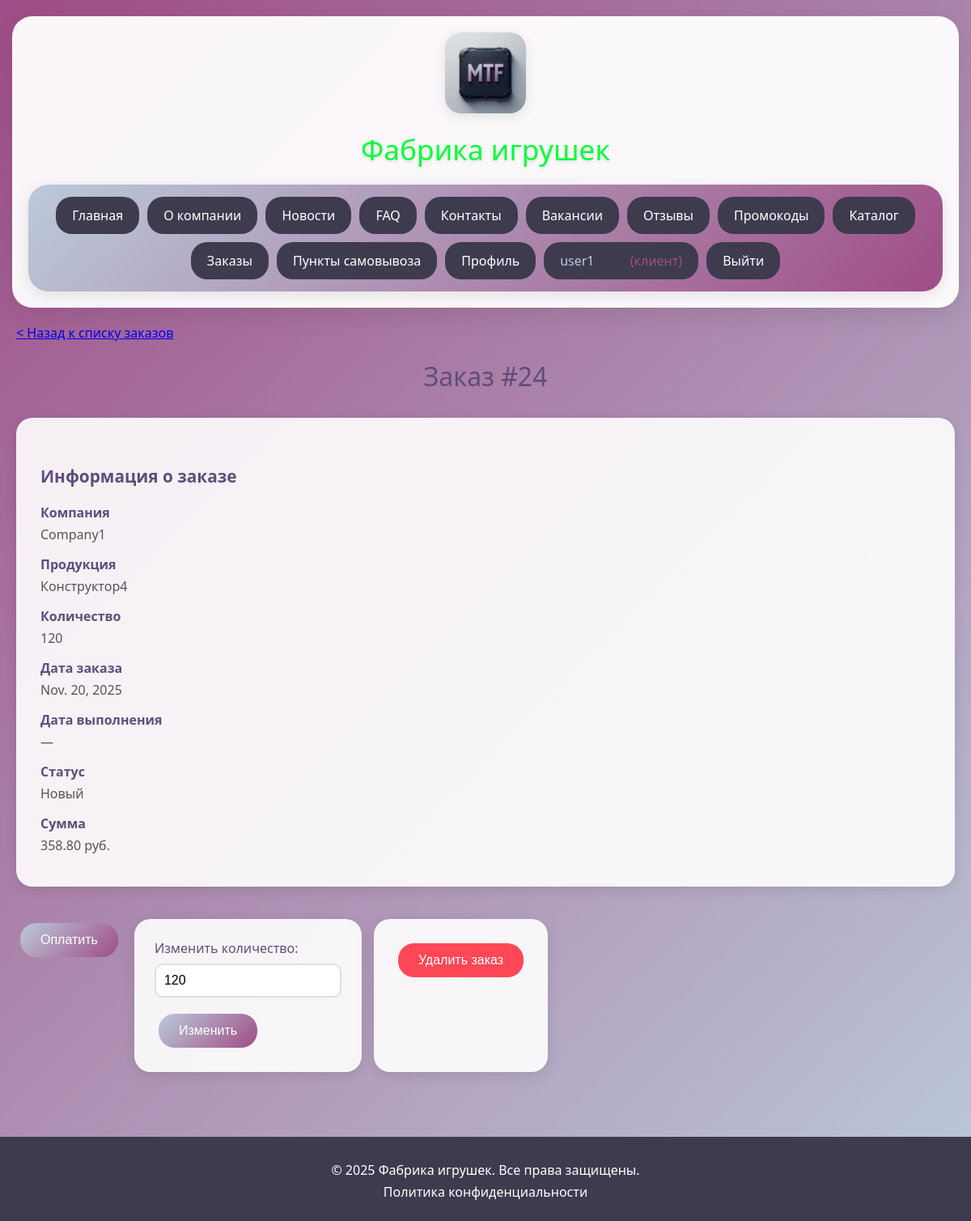
Page /catalog/orders/24/ (signed in) on the committed database.
### users/models.py (models this page shows, shortened)
class User(AbstractUser):
    ROLE_CHOICES = {
        "employee": "Сотрудник",
        "client": "Клиент",
        "admin": "Администратор",
    }
    phone_regex = RegexValidator(
        regex=r"^\+375\d{9}$",
        message="Формат номера: +375XXXXXXXXX",
    )
    role = models.CharField(max_length=20, choices=ROLE_CHOICES)
    phone_number = models.CharField(max_length=13, validators=[phone_regex])
    created_at = models.DateTimeField(auto_now_add=True)
    company_name = models.CharField(max_length=200, blank=True)
    date_of_birth = models.DateField(
        null=True, blank=True, verbose_name="Дата рождения"
    )

class Client(models.Model):
    user = models.OneToOneField(User, on_delete=models.CASCADE)
    company_name = models.CharField(max_length=200)
    city = models.CharField(max_length=100)
    address = models.CharField(max_length=255)

### catalog/models.py (models this page shows, shortened)
class Order(models.Model):
    STATUS_CHOICES = [
        ("new", "Новый"),
        ("paid", "Оплачен"),
        ("accepted", "Принят"),
    ]
    client = models.ForeignKey(
        Client, on_delete=models.CASCADE, verbose_name="Компания-заказчик"
    )
    product = models.ForeignKey(
        Product, on_delete=models.CASCADE, null=True, verbose_name="Продукция"
    )
    quantity = models.PositiveIntegerField(verbose_name="Количество", default=100)
    order_date = models.DateField(auto_now_add=True, verbose_name="Дата заказа")
    completion_date = models.DateField(
        null=True, blank=True, verbose_name="Дата выполнения заказа"
    )
    status = models.CharField(max_length=20, choices=STATUS_CHOICES, default="new")
    total_amount = models.DecimalField(max_digits=10, decimal_places=2, default=0)
    class Meta:
        unique_together = ("client", "product")
        verbose_name = "Заказ"
        verbose_name_plural = "Заказы"
        ordering = ["-order_date"]

class Product(models.Model):
    name = models.CharField(max_length=200)
    product_code = models.CharField(max_length=50, unique=True)
    category = models.ForeignKey(ProductCategory, on_delete=models.SET_NULL, null=True)
    model = models.ForeignKey(ProductModel, on_delete=models.SET_NULL, null=True)
    price = models.DecimalField(
        max_digits=10, decimal_places=2, validators=[MinValueValidator(0.01)]
    )
    min_order_quantity = models.PositiveIntegerField(
        default=100,
        validators=[MinValueValidator(100)],
        help_text="Минимальное количество для оптового заказа",
    )
    is_active = models.BooleanField(default=True)
    description = models.TextField(blank=True)
    image = models.ImageField(upload_to="products/", blank=True, null=True)
    created_at = models.DateTimeField(auto_now_add=True)
    class Meta:
        verbose_name = "Товар"
        verbose_name_plural = "Товары"

### catalog/views.py (the view, shortened to what this page needs)
# urls.py: re_path(r"^orders/(?P<order_id>\d+)/$", views.order_detail, name="order_detail"),
@login_required
def order_detail(request, order_id):
    if hasattr(request.user, "employee"):
        employee = request.user.employee
        order = get_object_or_404(Order, id=order_id, client__in=employee.clients.all())
        if request.method == "POST" and "mark_as_accepted" in request.POST:
            order.status = "accepted"
            order.completion_date = timezone.now()
            order.save()
            messages.success(request, "Заказ принят к исполнению")
            return redirect("catalog:employee_dashboard")
    else:
        order = get_object_or_404(Order, id=order_id, client=request.user.client)
        if 'delete_order' in request.POST:
            order.delete()
            return redirect('catalog:order_list')
    return render(request, "catalog/order_detail.html", {"order": order})

### templates/catalog/order_detail.html (shortened to what this page needs)
{% extends 'base.html' %}
{% block content %}
<link rel="stylesheet" href="/static/css/order.css">
<div class="main-content">
    <div>
        <a href="{% url 'catalog:order_list' %}" class="back-link">
            &lt; Назад к списку заказов
        </a>
    </div>
    <h1>Заказ #{{ order.id }}</h1>
    <div class="order-info">
        <h4>Информация о заказе</h4>
        <dl>
            <dt>Компания</dt>
            <dd>{{ order.client.company_name }}</dd>
            <dt>Продукция</dt>
            <dd>{{ order.product.name }}</dd>
            <dt>Количество</dt>
            <dd>{{ order.quantity }}</dd>
            <dt>Дата заказа</dt>
            <dd>{{ order.order_date }}</dd>
            <dt>Дата выполнения</dt>
            <dd>{{ order.completion_date|default:'—' }}</dd>
            <dt>Статус</dt>
            <dd>{{ order.get_status_display }}</dd>
            <dt>Сумма</dt>
            <dd>{{ order.total_amount }} руб.</dd>
        </dl>
    </div>
    {% if user.client and order.status == 'new' %}
    <div class="button-group">
        <a href="{% url 'catalog:payment' order.id %}">
            <button type="button">
                Оплатить
            </button>
        </a>
        <form method="post" style="display: inline;">
            <div class="form-group">
                <label for="quantity">Изменить количество:</label>
                <input type="number" id="quantity" name="quantity" value="{{ order.quantity }}" required>
            </div>
            <button type="submit" name="change_quantity">
                Изменить
            </button>
        </form>
        <form method="post" style="display: inline;">
            <button type="submit" name="delete_order" class="delete-button">
                Удалить заказ
            </button>
        </form>
    </div>
    {% endif %}
</div>
{% endblock %}

### templates/base.html (shortened to what this page needs)
<!DOCTYPE html>
<html lang="ru" itemscope itemtype="https://schema.org/WebSite" style="overflow-x: hidden">
<head>
    <link rel="stylesheet" href="/static/css/base.css">
</head>
<body>
    <header>
        <div class="header-div" itemprop="publisher" itemscope itemtype="https://schema.org/Organization">
            <div class="headinfo">
                <a href="/" accesskey="h"><img src="/media/MTFabout/iconmtf.png" alt="Логотип компании"/></a>
                <h1 title="Главное название" itemprop="name">Фабрика игрушек</h1>
            </div>
            <nav title="navbase"itemprop="mainEntity" itemscope itemtype="https://schema.org/SiteNavigationElement">
                <ul class="nav-list">
                    <li><a href="{% url 'home:index' %}" itemprop="url">Главная</a></li>
                    <li><a href="{% url 'home:about' %}" itemprop="url">О компании</a></li>
                    <li><a href="{% url 'home:news' %}" itemprop="url">Новости</a></li>
                    <li><a href="{% url 'home:faq' %}" itemprop="url">FAQ</a></li>
                    <li><a href="{% url 'home:contacts' %}" itemprop="url">Контакты</a></li>
                    <li><a href="{% url 'home:vacancies' %}" itemprop="url">Вакансии</a></li>
                    <li><a href="{% url 'home:review_crud_list' %}" itemprop="url">Отзывы</a></li>
                    <li><a href="{% url 'home:promocodes' %}" itemprop="url">Промокоды</a></li>
                    <li><a href="{% url 'catalog:product_list' %}" itemprop="url">Каталог</a></li>
                    {% if user.is_authenticated %}
                        {% if user.employee %}
                            <li><a href="{% url 'catalog:employee_dashboard' %}" itemprop="url">Панель управления</a></li>
                            <li><a href="{% url 'users:profile' %}" itemprop="url">Профиль</a></li>
                        {% elif user.client %}
                            <li><a href="{% url 'catalog:order_list' %}" itemprop="url">Заказы</a></li>
                            <li><a href="{% url 'catalog:pickup_points' %}" itemprop="url">Пункты самовывоза</a></li>
                            <li><a href="{% url 'users:profile' %}" itemprop="url">Профиль</a></li>
                        {% endif %}
                        <li>
                            <span style="color:#bbcada">{{ user.get_full_name|default:user.username }}</span>
                            {% if user.is_superuser %}
                                <span style="color:#9f4d86"> (админ)</span>
                            {% elif user.employee %}
                                <span style="color:#9f4d86"> (сотрудник)</span>
                            {% elif user.client %}
                                <span style="color:#9f4d86"> (клиент)</span>
                            {% endif %}
                        </li>
                        <li><a href="{% url 'users:logout' %}" itemprop="url">Выйти</a></li>
                    {% else %}
                        <li><a href="{% url 'users:login' %}" itemprop="url">Войти</a></li>
                        <li><a href="{% url 'users:register' %}" itemprop="url">Регистрация</a></li>
                    {% endif %}
                </ul>
            </nav>
        </div>
    </header>
    <main>
        {% block content %}{% endblock %}
    </main>
    <footer>
        <p>© 2025 Фабрика игрушек. Все права защищены.</p>
        <a href="{% url 'home:policy' %}">Политика конфиденциальности</a>
    </footer>
</body>
</html>

### static/css/base.css (style rules this page uses)
body { margin: 0; background: -webkit-linear-gradient(135deg, #bbcada 0%, #9f4d86 100%); min-height: 100vh; font-family: 'Segoe UI', Tahoma, Geneva, Verdana, sans-serif; }
header { background: rgba(255, 255, 255, 0.95); backdrop-filter: blur(10px); margin: 20px 15px 0; padding: 20px; border-radius: 25px; box-shadow: 0 8px 32px rgba(0, 0, 0, 0.1); position: sticky; top: -195px; z-index: 1000; }
footer { background: rgb(62, 59, 79); margin: 20px 0 0; padding: 25px 15px; text-align: center; }
.headinfo { text-align: center; margin-bottom: 20px; }
.headinfo a { transition: transform 1s ease; }
img[alt^="Логотип"] { border-radius: 20px; height: auto; width: 100px; box-shadow: 0 4px 15px rgba(0, 0, 0, 0.1); }
h1[title="Главное название"] { color: #5d4e7b; margin: 15px 0 0; font-size: 2.2em; font-weight: 300; text-shadow: 0 2px 4px rgba(0, 0, 0, 0.1); }
nav[title$="base"] { background: inherit; }
.nav-list { background: linear-gradient(135deg, #bbcada 0%, #9f4d86 100%); border-radius: 25px; list-style: none; display: flex; justify-content: center; flex-wrap: wrap; padding: 15px; margin: 0; gap:10px; box-shadow: 0 4px 20px rgba(0, 0, 0, 0.1); align-items: center; }
.nav-list li { background: rgb(62, 59, 79); border-radius: 20px; transition: all 0.3s ease; }
.nav-list li a { text-decoration: none; color: white; padding: 12px 20px; display: block; font-weight: 500; transition: color 0.3s ease; }
.nav-list li span { padding: 12px 20px; display: inline-block; font-weight: 500; }
footer p, footer a { color: white; margin: 5px 0; }
footer a { text-decoration: none; transition: color 0.3s ease; }
@media (max-width: 1200px) { h1[title="Главное название"] { color: #00ff37; } }

### static/css/order.css (style rules this page uses)
.main-content { max-width: 1200px; margin: 0 auto; padding: 20px; }
.main-content h1 { color: #5d4e7b; text-align: center; margin-bottom: 30px; font-weight: 300; }
form { background: rgba(255, 255, 255, 0.9); padding: 25px; border-radius: 20px; box-shadow: 0 4px 15px rgba(0, 0, 0, 0.1); margin-bottom: 20px; }
.form-group { margin-bottom: 15px; }
label { display: block; margin-bottom: 8px; color: #5d4e7b; font-weight: 500; }
input, select { width: 100%; max-width: 300px; padding: 10px; border: 2px solid #e0e0e0; border-radius: 10px; font-size: 16px; transition: border-color 0.3s ease; box-sizing: border-box; }
button { background: linear-gradient(135deg, #bbcada 0%, #9f4d86 100%); color: white; padding: 12px 25px; border: none; border-radius: 20px; font-size: 16px; font-weight: 500; cursor: pointer; transition: transform 0.3s ease; margin: 5px; }
.delete-button { background: #ff4757; }
.order-info { background: rgba(255, 255, 255, 0.9); padding: 30px; border-radius: 20px; box-shadow: 0 4px 15px rgba(0, 0, 0, 0.1); margin-bottom: 20px; }
.order-info h4 { color: #5d4e7b; margin-bottom: 20px; font-size: 1.3em; }
dl { margin: 0; }
dt { font-weight: 600; color: #5d4e7b; margin-top: 15px; margin-bottom: 5px; }
dt:first-child { margin-top: 0; }
dd { margin-left: 0; margin-bottom: 10px; color: #555; }
.button-group { display:inline-flex; gap: 15px; flex-wrap: wrap; margin: 20px 0; }

### rows in the picture
User: get_full_name "user1"
Order: id "24", client.company_name "Company1", product.name "Конструктор4", quantity "120", order_date "Nov. 20, 2025", completion_date "—", status "Новый", total_amount "358.80"
